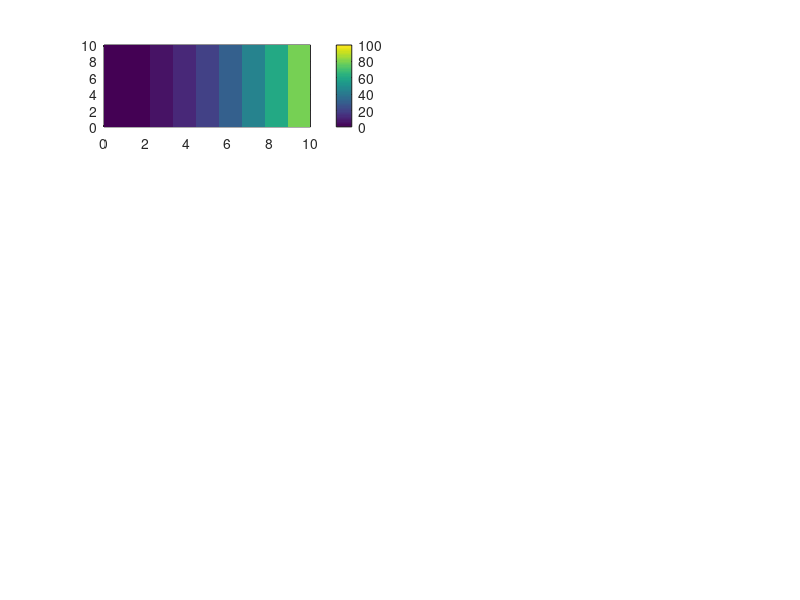

Reproduce this figure in MATLAB. (Note: this script raises an error after producing the figure.)
x = linspace(0,10,10);
y = linspace(0,10,10);
dx = x(2) - x(1);
dy = y(2) - y(1);
a = @(x,y) x.^2;
b = @(x,y) y.^2;

[X,Y] = meshgrid(x,y);
A = a(X,Y);
B = b(X,Y);

[Agx,Agy] = gradient(A,dx,dy);
[Bgx,Bgy] = gradient(B,dx,dy);

Bfield = cross([Agx(:), Agy(:), 0*Agy(:)],[Bgx(:), Bgy(:), 0*Agy(:)]);
Bx = reshape(Bfield(:,1),size(A));
By = reshape(Bfield(:,2),size(A));
Bz = reshape(Bfield(:,3),size(A));


nrows = 4;
ncols = 2;
isub = 1;

hca = subplot(nrows,ncols,isub); isub = isub + 1;
pcolor(hca,X,Y,A)
shading(hca,'flat')
hcb = colorbar('peer',hca);
hcb.YLabel.String = '\alpha(x,y)';

hca = subplot(nrows,ncols,isub); isub = isub + 1;
pcolor(hca,X,Y,B)
shading(hca,'flat')
hcb = colorbar('peer',hca);
hcb.YLabel.String = '\beta(x,y)';

hca = subplot(nrows,ncols,isub); isub = isub + 1;
pcolor(hca,X,Y,Agx)
shading(hca,'flat')
hcb = colorbar('peer',hca);
hcb.YLabel.String = '\partial_x\alpha(x,y)';

hca = subplot(nrows,ncols,isub); isub = isub + 1;
pcolor(hca,X,Y,Bgx)
shading(hca,'flat')
hcb = colorbar('peer',hca);
hcb.YLabel.String = '\partial_x\beta(x,y)';

hca = subplot(nrows,ncols,isub); isub = isub + 1;
pcolor(hca,X,Y,Agy)
shading(hca,'flat')
hcb = colorbar('peer',hca);
hcb.YLabel.String = '\partial_y\alpha(x,y)';

hca = subplot(nrows,ncols,isub); isub = isub + 1;
pcolor(hca,X,Y,Bgy)
shading(hca,'flat')
hcb = colorbar('peer',hca);
hcb.YLabel.String = '\partial_y\beta(x,y)';

hca = subplot(nrows,ncols,isub); isub = isub + 1;
quiver3(hca,X,Y,X*0,Bx,By,Bz)
